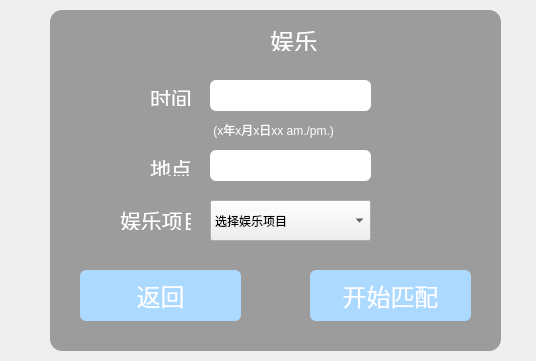
<?xml version="1.0" encoding="UTF-8"?>
<ui version="4.0">
 <class>play</class>
 <widget class="QWidget" name="play">
  <property name="geometry">
   <rect>
    <x>0</x>
    <y>0</y>
    <width>536</width>
    <height>361</height>
   </rect>
  </property>
  <property name="windowTitle">
   <string>Form</string>
  </property>
  <property name="styleSheet">
   <string notr="true">QFrame
{
	background-color: rgb(156, 156, 156);
     border-radius:12px;     
}
QLabel
{
color:white;
}
QLineEdit{
border-radius:6px;     
}
QPushButton{
	color: rgb(255, 255, 255);
border-radius:6px;     
	background-color: rgb(172, 217, 255);
}
QPushButton:pressed
{
	background-color: rgb(240, 213, 255);
}
</string>
  </property>
  <widget class="QFrame" name="frame">
   <property name="geometry">
    <rect>
     <x>50</x>
     <y>10</y>
     <width>451</width>
     <height>341</height>
    </rect>
   </property>
   <property name="frameShape">
    <enum>QFrame::StyledPanel</enum>
   </property>
   <property name="frameShadow">
    <enum>QFrame::Raised</enum>
   </property>
   <widget class="QWidget" name="widget" native="true">
    <property name="geometry">
     <rect>
      <x>150</x>
      <y>0</y>
      <width>211</width>
      <height>41</height>
     </rect>
    </property>
    <widget class="QLabel" name="label">
     <property name="geometry">
      <rect>
       <x>70</x>
       <y>10</y>
       <width>101</width>
       <height>41</height>
      </rect>
     </property>
     <property name="font">
      <font>
       <pointsize>18</pointsize>
      </font>
     </property>
     <property name="text">
      <string>娱乐</string>
     </property>
    </widget>
   </widget>
   <widget class="QLineEdit" name="lineEdit">
    <property name="geometry">
     <rect>
      <x>160</x>
      <y>70</y>
      <width>161</width>
      <height>31</height>
     </rect>
    </property>
   </widget>
   <widget class="QLabel" name="label_2">
    <property name="geometry">
     <rect>
      <x>100</x>
      <y>80</y>
      <width>60</width>
      <height>16</height>
     </rect>
    </property>
    <property name="font">
     <font>
      <pointsize>16</pointsize>
     </font>
    </property>
    <property name="text">
     <string>时间</string>
    </property>
   </widget>
   <widget class="QLabel" name="label_3">
    <property name="geometry">
     <rect>
      <x>100</x>
      <y>150</y>
      <width>60</width>
      <height>16</height>
     </rect>
    </property>
    <property name="font">
     <font>
      <pointsize>16</pointsize>
     </font>
    </property>
    <property name="text">
     <string>地点</string>
    </property>
   </widget>
   <widget class="QLineEdit" name="lineEdit_2">
    <property name="geometry">
     <rect>
      <x>160</x>
      <y>140</y>
      <width>161</width>
      <height>31</height>
     </rect>
    </property>
   </widget>
   <widget class="QLabel" name="label_4">
    <property name="geometry">
     <rect>
      <x>70</x>
      <y>200</y>
      <width>71</width>
      <height>20</height>
     </rect>
    </property>
    <property name="font">
     <font>
      <pointsize>16</pointsize>
     </font>
    </property>
    <property name="text">
     <string>娱乐项目</string>
    </property>
   </widget>
   <widget class="QComboBox" name="comboBox">
    <property name="geometry">
     <rect>
      <x>160</x>
      <y>190</y>
      <width>161</width>
      <height>41</height>
     </rect>
    </property>
    <item>
     <property name="text">
      <string>选择娱乐项目</string>
     </property>
    </item>
    <item>
     <property name="text">
      <string>k歌</string>
     </property>
    </item>
    <item>
     <property name="text">
      <string>密室</string>
     </property>
    </item>
    <item>
     <property name="text">
      <string>剧本杀</string>
     </property>
    </item>
    <item>
     <property name="text">
      <string>麻将</string>
     </property>
    </item>
    <item>
     <property name="text">
      <string>按摩</string>
     </property>
    </item>
    <item>
     <property name="text">
      <string>桌游</string>
     </property>
    </item>
    <item>
     <property name="text">
      <string>演唱会</string>
     </property>
    </item>
    <item>
     <property name="text">
      <string>电影</string>
     </property>
    </item>
    <item>
     <property name="text">
      <string>美甲</string>
     </property>
    </item>
    <item>
     <property name="text">
      <string>撸猫</string>
     </property>
    </item>
    <item>
     <property name="text">
      <string>小酌</string>
     </property>
    </item>
    <item>
     <property name="text">
      <string>台球</string>
     </property>
    </item>
   </widget>
   <widget class="QPushButton" name="pushButton">
    <property name="geometry">
     <rect>
      <x>260</x>
      <y>260</y>
      <width>161</width>
      <height>51</height>
     </rect>
    </property>
    <property name="font">
     <font>
      <pointsize>18</pointsize>
     </font>
    </property>
    <property name="text">
     <string>开始匹配</string>
    </property>
   </widget>
   <widget class="QLabel" name="label_5">
    <property name="geometry">
     <rect>
      <x>160</x>
      <y>110</y>
      <width>201</width>
      <height>20</height>
     </rect>
    </property>
    <property name="text">
     <string> (x年x月x日xx am./pm.)</string>
    </property>
   </widget>
   <widget class="QPushButton" name="back3">
    <property name="geometry">
     <rect>
      <x>30</x>
      <y>260</y>
      <width>161</width>
      <height>51</height>
     </rect>
    </property>
    <property name="font">
     <font>
      <pointsize>18</pointsize>
     </font>
    </property>
    <property name="text">
     <string>返回</string>
    </property>
   </widget>
  </widget>
 </widget>
 <resources/>
 <connections/>
</ui>
